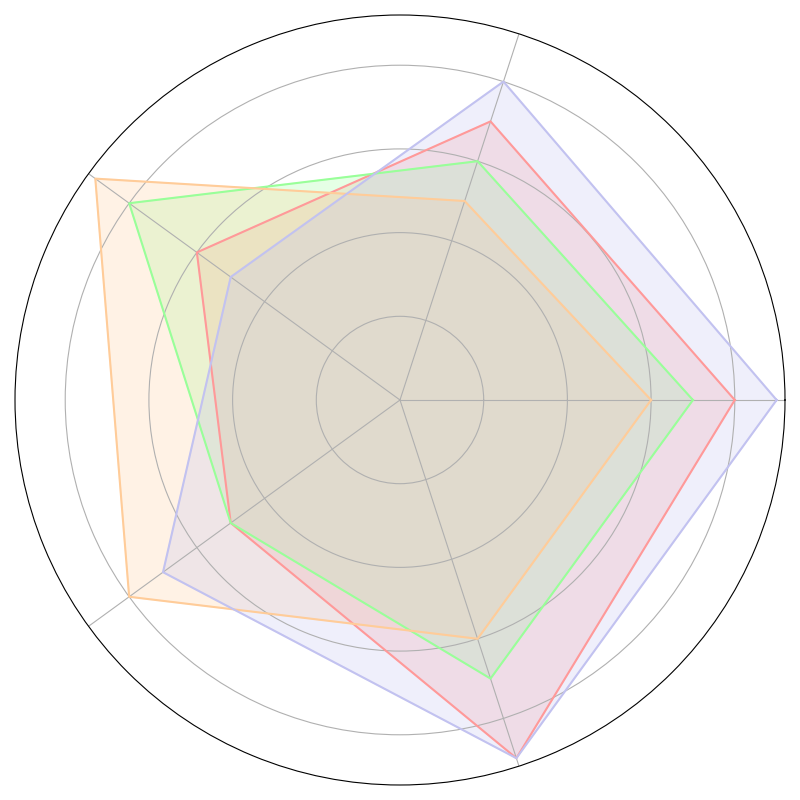

Here is the Python script that generated this plot:
import numpy as np
import matplotlib.pyplot as plt

novels = [
    "The Forgotten Realm", 
    "Ember's Tales", "Kingdom's Oath", "Myth's End"
]
categories = ['Geography', 'Magic System', 'Cultural Complexity', 'Political Intrigue', 'Mythology']

data = np.array([
    [8, 7, 6, 5, 9],  # The Forgotten Realm
    [7, 6, 8, 5, 7],  # Ember's Tales
    [6, 5, 9, 8, 6],  # Kingdom's Oath
    [9, 8, 5, 7, 9]   # Myth's End
])

num_vars = len(categories)

def create_radar_chart(data, num_vars):
    angles = np.linspace(0, 2 * np.pi, num_vars, endpoint=False).tolist()
    data = np.concatenate((data, data[:, [0]]), axis=1)
    angles += angles[:1]
    fig, ax = plt.subplots(figsize=(8, 8), subplot_kw=dict(polar=True))

    colors = ['#FF9999', '#99FF99', '#FFCC99', '#C2C2F0']
    for d, color in zip(data, colors):
        ax.fill(angles, d, color=color, alpha=0.25)
        ax.plot(angles, d, color=color)

    ax.set_yticklabels([])
    ax.set_xticks(angles[:-1])
    ax.set_xticklabels([])  # Removed category labels

    plt.tight_layout()
    plt.show()

create_radar_chart(data, num_vars)
